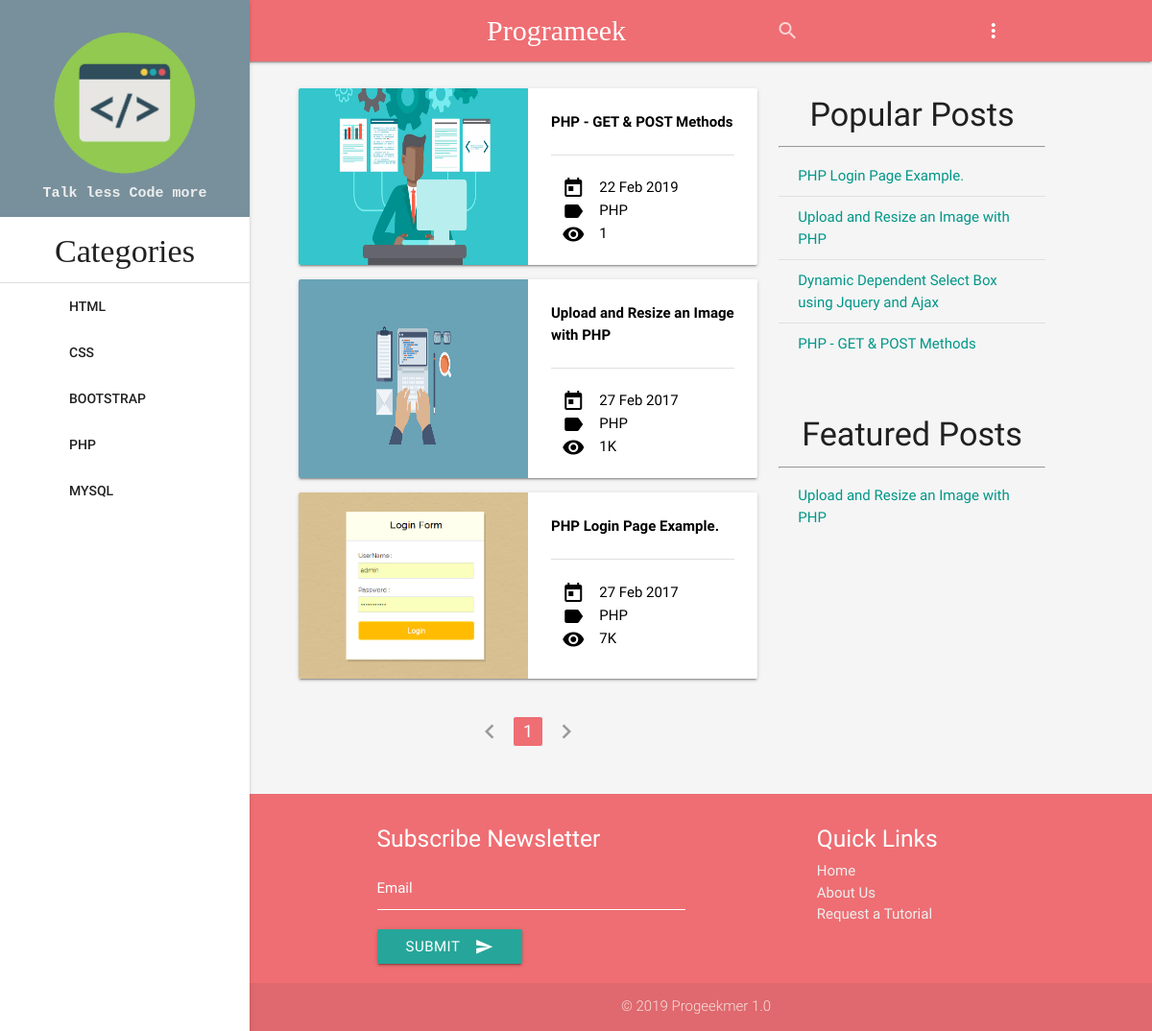
The page /cat_post.php?cat=5 on the database its author committed.
### tables this page shows
CREATE TABLE `account` (
  `id` int(11) NOT NULL,
  `logo` varchar(255) NOT NULL,
  `slogan` varchar(255) NOT NULL,
  `page_title` varchar(255) NOT NULL,
  `copyright` varchar(255) NOT NULL,
  `description` varchar(500) NOT NULL,
  `keywords` varchar(500) NOT NULL,
  `construction` tinyint(4) NOT NULL DEFAULT '0',
  `date_modified` datetime NOT NULL
);

CREATE TABLE `category` (
  `id` int(11) NOT NULL,
  `name` varchar(100) NOT NULL,
  `icon` varchar(100) DEFAULT NULL,
  `sub` int(3) DEFAULT NULL,
  `date_created` timestamp NOT NULL DEFAULT CURRENT_TIMESTAMP
);

CREATE TABLE `blog` (
  `id` int(11) NOT NULL,
  `title` varchar(200) NOT NULL,
  `category` int(2) NOT NULL,
  `sub` int(2) DEFAULT NULL,
  `image` varchar(200) NOT NULL,
  `content` varchar(60000) NOT NULL,
  `featured` tinyint(1) NOT NULL DEFAULT '0',
  `description` text NOT NULL,
  `keywords` text NOT NULL,
  `slug` varchar(255) NOT NULL,
  `status` tinyint(1) NOT NULL DEFAULT '1',
  `views` int(11) NOT NULL DEFAULT '0',
  `date_created` timestamp NOT NULL DEFAULT CURRENT_TIMESTAMP,
  `date_modified` datetime DEFAULT NULL
);

### cat_post.php (the view, shortened to what this page needs)
<?php
include_once('admin/database/db.php');
if(isset($_GET['sub'])){
	$fetch_id = $_GET['sub'];
	$fetch = 'sub';
	$pagination= 'sub';
}else if(isset($_GET['cat'])){
	$fetch_id = $_GET['cat'];
	$fetch = 'category';
	$pagination= 'cat';
}else{
	echo "window.location='index.php'";
}
?>
<?php
$per_page =6;
if(isset($_GET['page'])){
	$page = $_GET['page'];
}else{
	$page=1;
}
$start = ($page-1)*$per_page;
$pagination_query = mysqli_query($con,"SELECT id FROM blog WHERE status='1' AND $fetch='$fetch_id'");
$total = mysqli_num_rows($pagination_query);
$total_pages = ceil($total/$per_page);
?>
<?php include "inc/header.php"; ?>
<div class="main">
<div class="row">
  <div id="scrollbar" class="col l3 m0">
   <?php include "inc/leftbar.php"; ?>
  </div>
  <div class="col s12 m7 l5">
	   	<?php
	    $fetch_post = mysqli_query($con,"SELECT id,title,category,image,slug,views,date_created FROM blog WHERE status = '1' && $fetch ='$fetch_id' ORDER BY id DESC LIMIT $start,$per_page");
		$count_post = mysqli_num_rows($fetch_post);
		if($count_post < 1){
						echo "
			<div style='margin:0px 50px;'>
			<img src='images/no_result.png' alt='no result found' class='responsive-img center' style='height:100%;width:100%;'><br>
			</div>
			<h3 class='center' style='margin-bottom:100px;'>No result Found...</h3>
			";
		}else{
		while($post = mysqli_fetch_array($fetch_post)){
			$title = $post['title'];
			$cat = $post['category'];
			$image = $post['image'];
			$slug = $post['slug'];
			$date = $post['date_created'];
			$views = $post['views'];
			$timestamp = strtotime($date);
            $date =  date("j M Y", $timestamp);
			if($views > 1000 AND $views < 1000000){
					$views = floor($views / 1000) . "K";
				}else if($views >= 1000000){
					$views = floor($views / 1000000) . "M";
				}
			$category_fetch = mysqli_query($con,"SELECT name FROM category WHERE id = '$cat' LIMIT 1");
			$row = mysqli_fetch_array($category_fetch);
			$cat_name = strtoupper($row['name']);
			echo "
     <a href='single.php?post=$slug' class='black-text'>
	 <div class='hide-on-small-only'>
	 <div class='card  horizontal hoverable'>
	 <div class='card-image'>
        <img src='images/$image' class='responsive-img' alt='$title' style='height:100%;width:100%;'>
      </div>
	 <div class='card-content' style='padding-bottom:0;'>
       <p><b>$title</b></p><br><div class='divider'></div><br>
	   <div class='row'>
	   <span class='col s12 l12'><i class='material-icons left'>today</i> $date</span>
        <span class='col s12 l12'><i class='material-icons left'>label</i> $cat_name</span>
        <span class='col s12 l12'><i class='material-icons left'>visibility</i> $views</span>
	   </div>
	   </div>
	  </div>
	  </div>
	  	   <div class='hide-on-med-and-up'>
	  <div class='card hoverable'>
	      <div class='card-image'>
        <img src='images/$image' class='responsive-img' alt='$title' style='height:200px;width:100%;'>
         <span class='card-title black-text'></span>
	  </div>
	  <div class='card-content' style='padding:10px 25px!important;'>
	  <b>$title</b>
	  </div>
	  <div class='card-action' style='padding-bottom:1px !important;'>
	  <div class='row'>
	    <span class='col s12 l12'><i class='material-icons left'>today</i> $date</span>
        <span class='col s12 l12'><i class='material-icons left'>label</i> $cat_name</span>
        <span class='col s12 l12'><i class='material-icons left'>visibility</i> $views</span>
		</div>
	  </div>
	  </div>
	  </div>
	  </a>
	  ";
		}
	?>
	 <div id="pagination" class="center">
	  <ul class="pagination">
	 <?php
         if($page < 2){
			 echo "<li class='disabled'><a href='javascript:void(0)'><i class='material-icons'>chevron_left</i></a></li>";
		 }else{
			 $back = $page-1;
			 echo "<li class='waves-effect'><a href='cat_post.php?$pagination=$fetch_id&page=$back'><i class='material-icons'>chevron_left</i></a></li>";
		 }
		 for($i = 1;$i<=$total_pages;$i++){
			 if($i == $page){
				 echo "<li class='active'><a href='javascript:void(0)'>$i</a></li>";
			 }else{
			 echo "<li class='waves-effect'><a href='cat_post.php?$pagination=$fetch_id&page=$i'>$i</a></li>";
			 }
		 }
		   if($page == $total_pages){
			 echo "<li class='disabled'><a href='javascript:void(0)'><i class='material-icons'>chevron_right</i></a></li>";
		 }else{
			 $next = $page+1;
			 echo "<li class='waves-effect'><a href='cat_post.php?$pagination=$fetch_id&page=$next'><i class='material-icons'>chevron_right</i></a></li>";
		 }
    ?>
	</ul>
	</div>
	<?php } ?>
  </div>
  <div class="col s12 m4 l3">
     <?php include "inc/rightbar.php"; ?>
  </div>
</div>
</div>
<?php include "inc/footer.php"; ?>

### inc/header.php (shortened to what this page needs)
<!DOCTYPE HTML>
<html lang="en">
<head>
<?php
$fetch_website = mysqli_query($con,"SELECT * from account where id='1' LIMIT 1");
$web = mysqli_fetch_array($fetch_website);
$logo = $web['logo'];
$slogan = $web['slogan'];
$copyright = $web['copyright'];
?>
   <link rel="stylesheet" type="text/css" href="css/materialize.min.css">
   <link rel="stylesheet" type="text/css" href="css/custom.css">
   <link rel="stylesheet" href="https://cdn.rawgit.com/konpa/devicon/master/devicon.min.css">
</head>
<body class="grey lighten-4">
<header>
<div class="">
<nav>
   <div class="nav-wrapper">
    <div class="container">
	<div class="row">
	   <div class="col l5 s4">
	      <a href="index.php" class="" style="font-family:papyrus;font-size:30px;">Programeek</a>
	   </div>
	   <div class="col l4 s4 hide-on-med-and-down">
		     <div class="right input-field">
		 <form method="get" action="search.php">
			     <input type="search" name="search" id="search">
				 <label class="label-icon" for="search"><i class="material-icons">search</i></label>
		 </form>
	   </div>
	</div>
	<div class="col l1 s1">
	<a class='dropdown-button' href='#' data-beloworigin="true" data-constrainWidth="false" data-activates='dropdown1'>
    <i class="material-icons">more_vert</i>
	</a>
	</div>
	  </div>
   </div>
   </div>
</nav>
</div>
</header>

### inc/leftbar.php (shortened to what this page needs)
<ul id="slide-out" class="side-nav fixed">
    <li>
	<div class="userView blue-grey lighten-1">
      <a href="index.php" class="center"><img style="width:150px !important;height:150px !important;" src="images/<?php echo $logo; ?>" alt="Programeek Logo"></a>
	  <div class="center" style="margin-top:-25px;color:#eeeeee "><small style="font-size:15px;font-family:Courier New"><b><?php echo $slogan; ?></b></small></div>
    </div>
	</li>
    <li><h4 class="center" style="font-family:Brush Script MT, cursive">Categories</h4></li>
    <li><div class="divider"></div></li>
   <?php
      $fetch_cat = "SELECT * FROM category WHERE sub =0";
	  $run_fetch_cat = mysqli_query($con,$fetch_cat);
	  while($row = mysqli_fetch_array($run_fetch_cat)){
             $cat_id = $row['id'];
             $cat_name = strtoupper($row['name']);
             $cat_icon = $row['icon'];
	  $fetch_sub = mysqli_query($con,"SELECT * FROM category WHERE sub=$cat_id");
	  $count_sub = mysqli_num_rows($fetch_sub);
	  if($count_sub > 0){
		  ?>
		   <ul class='collapsible collapsible-accordion'>
		     <li>
		  <a class='waves-effect waves-red collapsible-header'><i class='devicon-<?php echo $cat_icon; ?>-plain colored'></i><?php echo $cat_name; ?></a>
				   </li>
		      </ul>
			  <?php
		  }
	   else{
		   echo "<li><a class='waves-effect waves-red collapsible-header' href='cat_post.php?cat=$cat_id'><i class='devicon-$cat_icon-plain colored'></i>$cat_name</a></li>";
	   }
	}
   ?>
  </ul>

### inc/rightbar.php
   <h4 class="center" id="popular">Popular Posts</h4><hr>
<div id="popular_post">
      <ul class="collection teal-text">
<?php
  $popular_fetch = mysqli_query($con,"SELECT id,title,slug FROM blog ORDER BY views DESC LIMIT 7");
  while($row_fetch = mysqli_fetch_array($popular_fetch)){
	  $p_title = $row_fetch['title'];
	  $p_slug = $row_fetch['slug'];
	  echo "<li class='collection-item'><a href='single.php?post=$p_slug'>$p_title</a></li>";
  }
?>
  </ul>
</div><br>
<h4 class="center" id="popular">Featured Posts</h4><hr>
<div id="popular_post">
      <ul class="collection teal-text">
   <?php
  $featured_fetch = mysqli_query($con,"SELECT id,title,slug FROM blog WHERE featured = 1 ORDER BY RAND() LIMIT 7");
  if(mysqli_num_rows($featured_fetch) > 0){
	  while($row_fetch = mysqli_fetch_array($featured_fetch)){
	  $f_title = $row_fetch['title'];
	  $f_slug = $row_fetch['slug'];
	  echo "<li class='collection-item'><a href='single.php?post=$f_slug'>$f_title</a></li>";
  }
  }else{
	   echo "<li class='collection-item'><center><b style='font-size:20px;'>No Featured Post Available</b></center></li>";
  }
?>
  </ul>
</div>

### inc/footer.php (shortened to what this page needs)
<footer class="page-footer">
          <div class="container">
            <div class="row">
              <div class="col l6 s12">
                <h5 class="white-text">Subscribe Newsletter</h5>
				<form id="subscribe_form">
                <div class="input-field">
				  <input id="subscribe_email" name="subscribe_email" class="white-text" type="email" class="validate">
				  <label for="subscribe_email" class="white-text">Email</label>
				</div>
				<button class="btn waves-effect waves-light" type="submit" id="subscribe_btn" name="subscribe">Submit
					<i class="material-icons right">send</i>
				  </button>
				</form>
              </div>
              <div class="col l4 offset-l2 s12 hide-on-med-and-down">
                <h5 class="white-text">Quick Links</h5>
                <ul>
                  <li><a class="grey-text text-lighten-3" href="index.php">Home</a></li>
                  <li><a class="grey-text text-lighten-3" href="about.php">About Us</a></li>
                  <li><a class="grey-text text-lighten-3" href="#modal2">Request a Tutorial</a></li>
                </ul>
              </div>
            </div>
          </div>
          <div class="footer-copyright center">
            <div class="container">
            © <?php echo date('Y'); ?> <?php echo $copyright; ?>
            </div>
          </div>
        </footer>
</body>
</html>

### css/custom.css (style rules this page uses)
* { padding:0px; margin:0px; }
.nav-wrapper input[type="search"] { height: 64px !important; }
#pagination { margin-top:40px; }
#popular_post .collection .collection-item { background:#F5F5F5 !important; }
#popular_post .collection .collection-item a { color:#009688 !important; }
#popular_post .collection { border:none !important; }
.page-footer { margin-top:50px; }
.page-footer .input-field input[type=email] { border-bottom: 1px solid #fff; }

### inc/header.php (style rules this page uses)
header , footer { padding-left: 250px; }

### rows shown on the page
account: logo (picture), slogan "Talk less Code more", copyright "Progeekmer 1.0"
category: name "HTML"
category: name "CSS"
category: name "BOOTSTRAP"
category: name "PHP"
category: name "MYSQL"
blog: image (picture), title "PHP - GET & POST Methods", date_created "22 Feb 2019", category.name "PHP", views "1"
blog: image (picture), title "Upload and Resize an Image with PHP", date_created "27 Feb 2017", category.name "PHP", views "1K"
blog: image (picture), title "PHP Login Page Example.", date_created "27 Feb 2017", category.name "PHP", views "7K"
blog: title "Dynamic Dependent Select Box using Jquery and Ajax"
